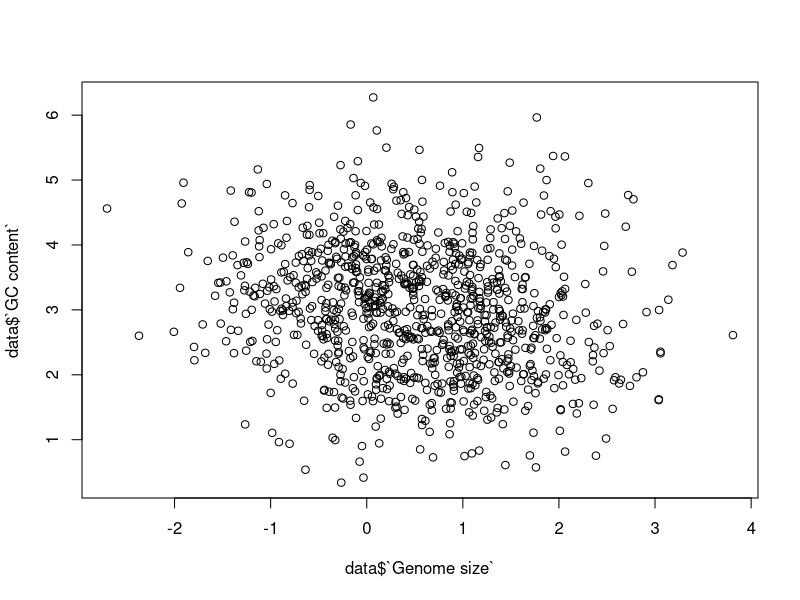
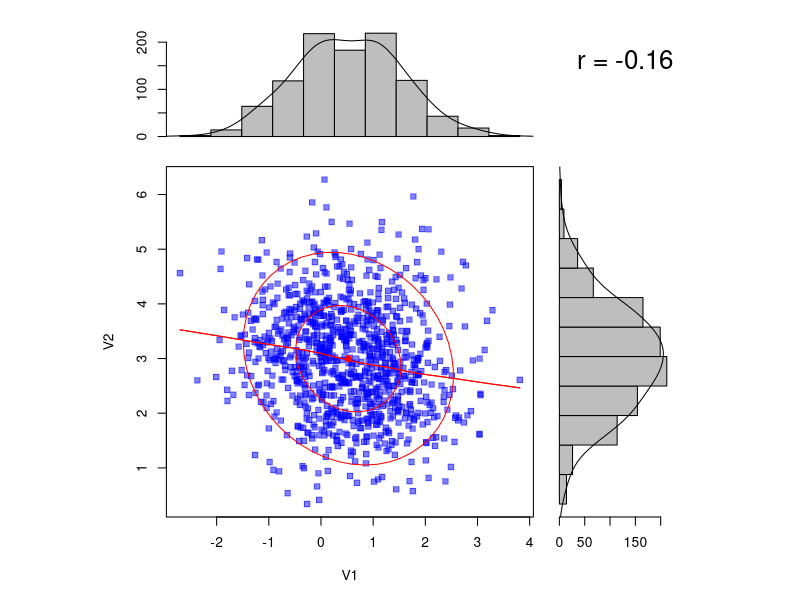
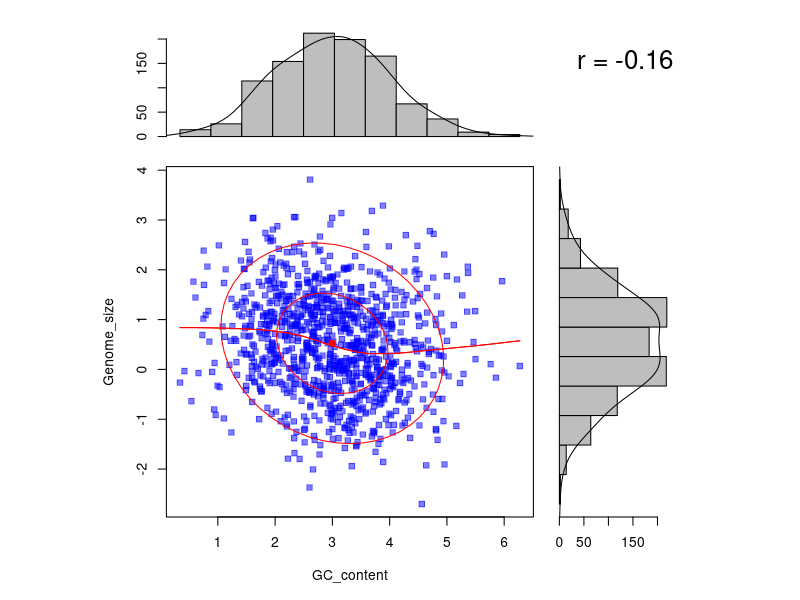
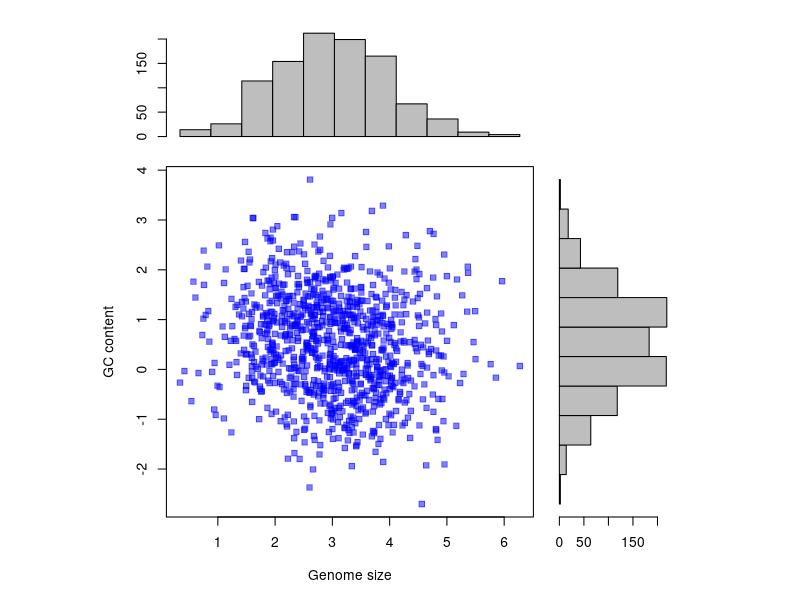
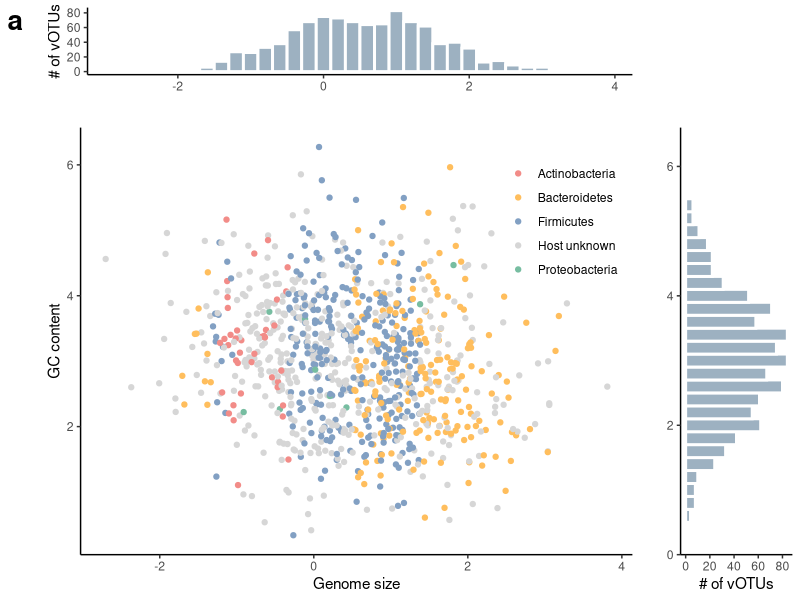

Here is the R script that generated these plots, in order:
# =============================================================================
# 分组散点直方图注释
# organized：线性脚本 + 中文分节；路径相对本条目目录
# =============================================================================
# 来源：KS科研分享「生信绘图」021分组散点图+直方图注释
# 本地复现：drafts/ks-shengxin-huitu-repro/021-scatter-hist-annot
# Pixi：项目根 default 环境；library(tidyverse) 已拆成 ggplot2/dplyr/tidyr 等。
# =============================================================================

script_dir <- tryCatch(
  dirname(normalizePath(sys.frame(1)$ofile)),
  error = function(e) {
    args <- commandArgs(trailingOnly = FALSE)
    file_arg <- grep("^--file=", args, value = TRUE)
    if (length(file_arg)) dirname(normalizePath(sub("^--file=", "", file_arg))) else normalizePath(getwd())
  }
)
root <- if (basename(script_dir) == "code") dirname(script_dir) else script_dir
out_dir <- file.path(root, "output", "figures")
dir.create(out_dir, recursive = TRUE, showWarnings = FALSE)

suppressPackageStartupMessages({
  library(ggplot2)
  library(dplyr)
  library(tidyr)
  library(readr)
  library(tibble)
  library(stringr)
  library(forcats)
})

# 创建示例数据(具体到你们自己的数据就是两种组学差异分析的FC值)
library(MASS)

covariance <- matrix(c(1,-0.2,-0.2,1), nrow=2, byrow=TRUE)
data <- mvrnorm(n=1000, mu=c(0.5, 3), covariance)
data <- as.data.frame(data)
colnames(data) <- c("Genome size", "GC content")

# 查看数据情况：
plot(data$`Genome size`, data$`GC content`)

# 添加分组信息：
data$group <- "Host unknown"
data$group[order(data$`Genome size`)[c(sample(10:30, 10),
                                       sample(500:1000, 300))]] <- "Bacteroidetes"
data$group[order(data$`Genome size`)[c(sample(30:60, 20),
                                       sample(200:800, 300))]] <- "Firmicutes"
data$group[order(data$`Genome size`)[c(sample(40:80, 20),
                                       sample(100:200, 20))]] <- "Actinobacteria"
data$group[order(data$`Genome size`)[sample(1:1000, 10)]] <- "Proteobacteria"

head(data)
# Genome size GC content          group
# 1   0.9136138   3.351591     Firmicutes
# 2   0.9569283   4.865890     Firmicutes
# 3   1.3357191   3.311626  Bacteroidetes
# 4  -1.3002559   4.492414 Actinobacteria
# 5  -0.2020433   2.203683   Host unknown
# 6  -0.5626978   2.839346   Host unknown

# 绘图：
# 方法一：使用psych包绘制
library(psych)
with(data, scatter.hist(`Genome size`, `GC content`))

data_tmp <- data

colnames(data_tmp) <- c("Genome_size", "GC_content", "group")
scatter.hist(Genome_size ~ GC_content, data = data_tmp)

scatter.hist(Genome_size ~ GC_content, #增加分组变量
             data=data_tmp,
             xlab="Genome size", #行坐标名
             ylab="GC content", #纵坐标名
             density = F,
             ab=F, #增加拟合直线
             correl=F,  #删除右上角的相关系数
             smooth=F,  #删除平滑曲线
             grid=F,   #删除网格线
             ellipse=F   #删除椭圆
)

# 方法二：使用ggplot2绘制：
library(ggplot2)

p1 <- ggplot(data)+
  geom_point(aes(`Genome size`, `GC content`, color = group))+
  scale_color_manual(values = c("Bacteroidetes" = "#ffbe5d",
                                "Firmicutes" = "#82a0c3",
                                "Actinobacteria" = "#f28c88",
                                "Proteobacteria" = "#77bda1",
                                "Host unknown" = "#d6d6d6"))+
  theme_classic()+
  theme(legend.position = c(0.99,0.99),
        legend.justification = c(1,1))+
  guides(colour = guide_legend(""))


# 上方直方图：
p2 <- ggplot(data)+
  geom_histogram(aes(`Genome size`), 
                 binwidth = 0.2, 
                 fill = "#9db1c1",
                 color = "#ffffff",
                 size = 1)+
  theme_classic()+
  xlab("")+
  ylab("# of vOTUs")


# 右侧直方图：
p3 <- ggplot(data)+
  geom_histogram(aes(`GC content`), 
                 binwidth = 0.2, 
                 fill = "#9db1c1",
                 color = "#ffffff",
                 size = 1)+
  theme_classic()+
  xlab("")+
  ylab("# of vOTUs")+
  coord_flip()


# 拼图：
library(cowplot)

p <- ggdraw() + 
  draw_plot_label("a", size = 20)+
  # 四个数值中前两个代表左下角位置：
  # 后两个代表图形宽和高：
  draw_plot(p1, 0.05, 0, .75, .8)+
  draw_plot(p2, 0.05, 0.8, .75, .2)+
  draw_plot(p3, 0.8, 0, .2, .8)

ggsave(file.path(out_dir, "plot.pdf"), height = 5, width = 8, plot = p)
